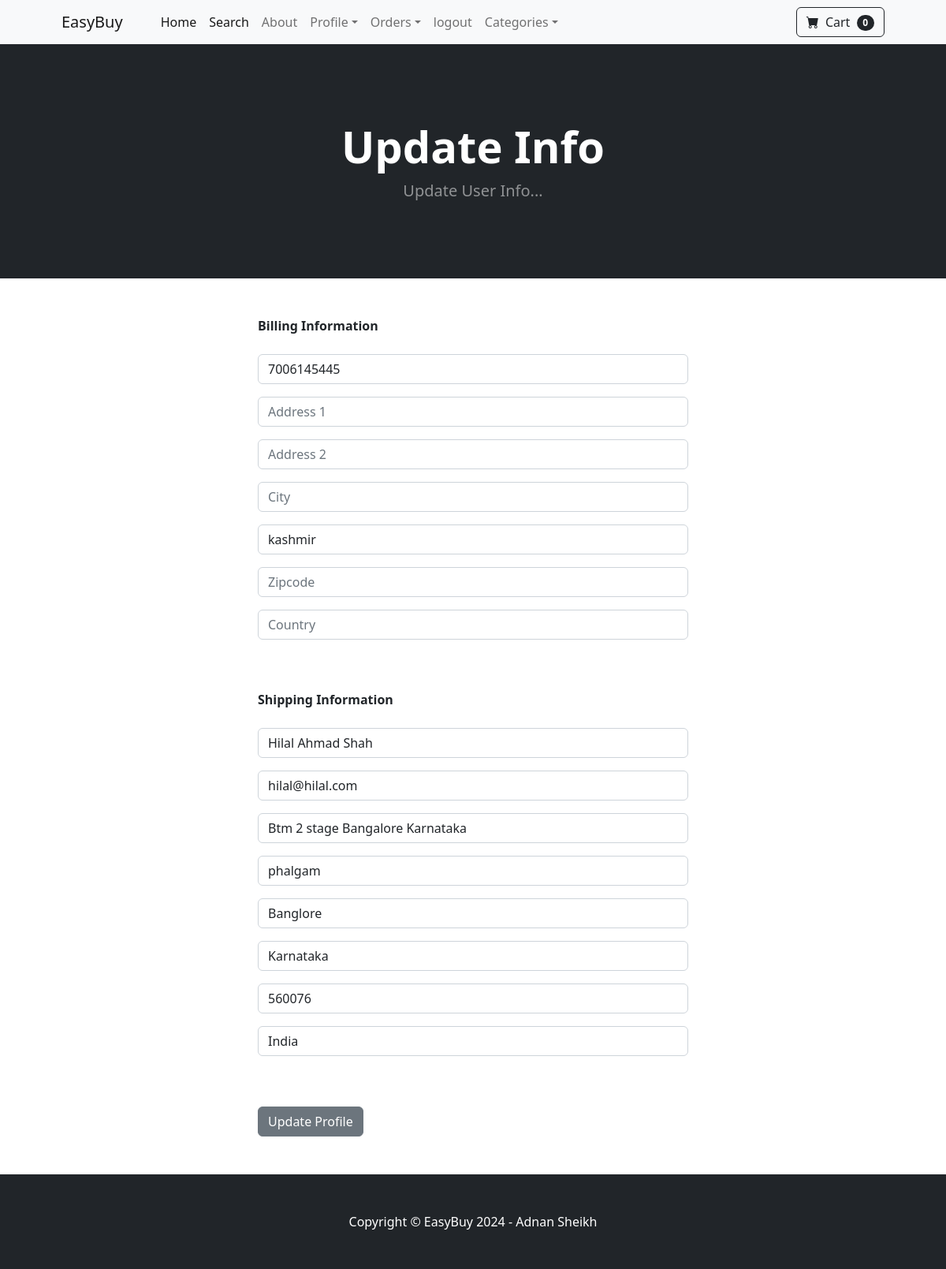
The page /update_info/ (signed in) on the database its author committed.
### website/models.py (models this page shows, shortened)
class Profile(models.Model):
	user = models.OneToOneField(User, on_delete=models.CASCADE)
	date_modified = models.DateTimeField(User, auto_now=True)
	phone = models.CharField(max_length=20, blank=True)
	address1 = models.CharField(max_length=200, blank=True)
	address2 = models.CharField(max_length=200, blank=True)
	city = models.CharField(max_length=200, blank=True)
	state = models.CharField(max_length=200, blank=True)
	zipcode = models.CharField(max_length=200, blank=True)
	country = models.CharField(max_length=200, blank=True)
	old_cart = models.CharField(max_length=200, blank=True, null=True)

### payments/models.py (models this page shows, shortened)
class ShippingAddress(models.Model):
	user = models.ForeignKey(User, on_delete=models.CASCADE, null=True, blank=True)
	shipping_full_name = models.CharField(max_length=255)
	shipping_email = models.CharField(max_length=255)
	shipping_address1 = models.CharField(max_length=255)
	shipping_address2 = models.CharField(max_length=255, null=True, blank=True)
	shipping_city = models.CharField(max_length=255)
	shipping_state = models.CharField(max_length=255, null=True, blank=True)
	shipping_zipcode = models.CharField(max_length=255, null=True, blank=True)
	shipping_country = models.CharField(max_length=255)
	class Meta:
		verbose_name_plural = "Shipping Address"

### website/views.py (the view)
# urls.py: path('update_info/', views.update_info, name='update_info'),
def update_info(request):
	if request.user.is_authenticated:
		current_user = Profile.objects.get(user__id=request.user.id)
		shipping_user = ShippingAddress.objects.get(user__id=request.user.id)
		form = UserInfoForm(request.POST or None, instance=current_user)
		shipping_form = ShippingForm(request.POST or None, instance=shipping_user)
		if form.is_valid() or shipping_form.is_valid():
			form.save()
			shipping_form.save()
			messages.success(request, "Your Info Has Been Updated!!")
			return redirect('home')
		return render(request, "update_info.html", {'form':form, 'shipping_form':shipping_form})
	else:
		messages.success(request, "You Must Be Logged In To Access That Page!!")
		return redirect('home')

### website/forms.py
class UserInfoForm(forms.ModelForm):
	phone = forms.CharField(label="", widget=forms.TextInput(attrs={'class':'form-control', 'placeholder':'Phone'}), required=False)
	address1 = forms.CharField(label="", widget=forms.TextInput(attrs={'class':'form-control', 'placeholder':'Address 1'}), required=False)
	address2 = forms.CharField(label="", widget=forms.TextInput(attrs={'class':'form-control', 'placeholder':'Address 2'}), required=False)
	city = forms.CharField(label="", widget=forms.TextInput(attrs={'class':'form-control', 'placeholder':'City'}), required=False)
	state = forms.CharField(label="", widget=forms.TextInput(attrs={'class':'form-control', 'placeholder':'State'}), required=False)
	zipcode = forms.CharField(label="", widget=forms.TextInput(attrs={'class':'form-control', 'placeholder':'Zipcode'}), required=False)
	country = forms.CharField(label="", widget=forms.TextInput(attrs={'class':'form-control', 'placeholder':'Country'}), required=False)
	class Meta:
		model = Profile
		fields = ('phone', 'address1', 'address2', 'city', 'state', 'zipcode', 'country', )

### cart/cart.py (called while the page is built)
    def __len__(self):
        return len(self.cart)

### cart/context_processors.py (called while the page is built)
def cart(request):
    return {'cart': Cart(request)}

### website/templates/update_info.html (shortened to what this page needs)
{% extends 'base.html' %}
{% block content %}
  <header class="bg-dark py-5">
    <div class="container px-4 px-lg-5 my-5">
      <div class="text-center text-white">
        <h1 class="display-4 fw-bolder">Update Info</h1>
        <p class="lead fw-normal text-white-50 mb-0">Update User Info...</p>
      </div>
    </div>
  </header>
  <div class="container">
    <div class="row">
      <div class="col-md-6 offset-md-3">
        <br /><br />
        <strong>Billing Information</strong>
        <br /><br />
        <form method="POST" action="{% url 'update_info' %}">
          {{ form.as_p }}
          <br /><br />
          <strong>Shipping Information</strong>
          <br /><br />
          {{ shipping_form.as_p }}
          <br /><br />
          <button type="submit" class="btn btn-secondary">Update Profile</button>
        </form>
        <br /><br />
      </div>
    </div>
  </div>
{% endblock %}

### rows shown on the page
Profile: phone "7006145445", state "kashmir"
ShippingAddress: shipping_full_name "Hilal Ahmad Shah", shipping_email "hilal@hilal.com", shipping_address1 "Btm 2 stage Bangalore Karnataka", shipping_address2 "phalgam", shipping_city "Banglore", shipping_state "Karnataka", shipping_zipcode "560076", shipping_country "India"

### other values the page prints
{{ cart|length }} "0"
